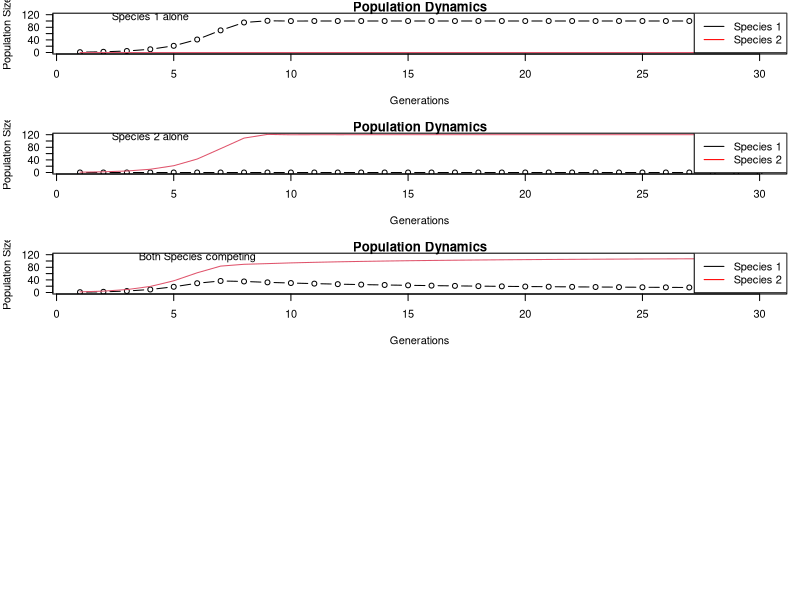

R code for this plot: (Note: this script raises an error after producing the figure.)
############################################
###
############################################
library(ggplot2)
library(gganimate)
library(reshape2)
rm(list=ls())

################
### create dir
gif_dir<- "C://ocean5098//06-gif_practice"
if (dir.exists(gif_dir) == FALSE)
{
  dir.create(gif_dir)
}
################
### Define the growth function
grow <- function(start_1, start_2) {
  num_gen <- 30  # Number of generations
  N1 <- numeric(num_gen)  # Initialize N1
  N2 <- numeric(num_gen)  # Initialize N2
  generation <- 1:num_gen  # Generation labels
  growth.rate <- 1.2  # Growth rate
  K1 <- 100  # Carrying capacity for species 1
  K2 <- 120  # Carrying capacity for species 2
  a12 <- 0.8  # Competition coefficient for sqecies 1
  a21 <- 0.8  # Competition coefficient for sqecies 2
  
  N1[1] <- start_1  # Initialize population of species 1
  N2[1] <- start_2  # Initialize population of species 2
  
  for (i in 2:num_gen) {
    N1[i] <- N1[i-1] + (growth.rate * N1[i-1] * (K1 - N1[i-1] - (a12 * N2[i-1])) / K1)
    N2[i] <- N2[i-1] + (growth.rate * N2[i-1] * (K2 - N2[i-1] - (a21 * N1[i-1])) / K2)
  }
  # plot
  plot(generation, N1, type = "b", ylim = c(0, max(K1, K2)), ylab = "Population Size", xlab = "Generations", main = "Population Dynamics")
  lines(generation, N2, col = 2)  # Add species 2's curve
  legend("topright", legend = c("Species 1", "Species 2"), col = c("black", "red"), lty = 1)
}
#dev.new(width = 10, height = 7) # there is no need here
par(mar=c(5,4,1,1),mfrow=c(5,1),las=1)
grow(1,0)
text(4,110,"Species 1 alone")
grow(0,1)
text(4,110,"Species 2 alone")
grow(1,2)
text(6,110,"Both Species competing")

############################################
### make anime
############################################
### Define the growth function
grow <- function(start_1, start_2) {
  num_gen <- 30  # Number of generations
  N1 <- numeric(num_gen)  # Initialize N1
  N2 <- numeric(num_gen)  # Initialize N2
  generation <- 1:num_gen  # Generation labels
  growth.rate <- 1.2  # Growth rate
  K1 <- 100  # Carrying capacity for species 1
  K2 <- 120  # Carrying capacity for species 2
  a12 <- 0.8  # Competition coefficient for sqecies 1
  a21 <- 0.8  # Competition coefficient for sqecies 2
  
  N1[1] <- start_1  # Initialize population of species 1
  N2[1] <- start_2  # Initialize population of species 2
  
  for (i in 2:num_gen) {
    N1[i] <- N1[i-1] + (growth.rate * N1[i-1] * (K1 - N1[i-1] - (a12 * N2[i-1])) / K1)
    N2[i] <- N2[i-1] + (growth.rate * N2[i-1] * (K2 - N2[i-1] - (a21 * N1[i-1])) / K2)
  }
  
  # return
  return(data.frame(Generation = 1:num_gen, N1 = N1, N2 = N2))
}

# Collect data for different scenarios
data_alone1 <- grow(10, 0)
data_alone2 <- grow(0, 10)
data_competing <- grow(10, 10)

# Combine data into one data frame
data_alone1$Scenario <- "S1" # Species 1 Alone
data_alone2$Scenario <- "S2" # Species 2 Alone
data_competing$Scenario <- "Both" # Both Species Competing

# Combine all scenarios into one data frame
combined_data <- rbind(data_alone1, data_alone2, data_competing)

# Reshape for ggplot
data_long <- melt(combined_data, id.vars = c("Generation", "Scenario"), 
                  variable.name = "Species", 
                  value.name = "Population")

# Create the animation
p <- ggplot(data_long, aes(x = Generation, y = Population, color = Species)) +
  geom_point(size = 1.2) + # not sure what you are looking for your animation but points make more sense in my opinion 
  labs(title = 'Population Dynamics: {frame_time}', 
       x = 'Generations', 
       y = 'Population Size') +
  transition_time(Generation) +
  shadow_wake(wake_length =0.8, alpha = FALSE) +
  ease_aes('linear') +
  facet_wrap(~ Scenario) +  # Create separate plots for each scenario
  theme_minimal() + 
  scale_color_manual(values = c("blue", "red"), labels = c("Species 1", "Species 2"))

# Save the animation as a GIF
# you object p is already a gif
# to save it in your wd, simply use
# anim_save("my animation.gif", p)

anim_save(paste0(gif_dir,"//" ,"my animation.gif"), p)

# anim <- animate(p, nframes = 30, fps = 10, width = 800, height = 600)
# anim_save(file.path(gif_dir,"population_dynamics_animation.gif"), animation = anim)

# in your Rmarkdown you may have a problem displaying p
# you can use: 

# ```{r, echo=FALSE, fig.align='center', fig.cap="Iris species data collection", out.width = '100%'}
# knitr::include_graphics("my animation.gif")
# ```
